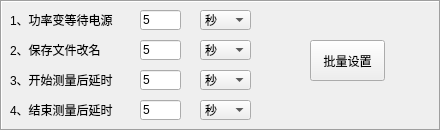
  <widget class="QFrame" name="frame">
   <property name="geometry">
    <rect>
     <x>760</x>
     <y>600</y>
     <width>441</width>
     <height>131</height>
    </rect>
   </property>
   <property name="frameShape">
    <enum>QFrame::Box</enum>
   </property>
   <property name="frameShadow">
    <enum>QFrame::Sunken</enum>
   </property>
   <widget class="QLineEdit" name="lE_time_3">
    <property name="geometry">
     <rect>
      <x>140</x>
      <y>70</y>
      <width>41</width>
      <height>20</height>
     </rect>
    </property>
    <property name="text">
     <string>5</string>
    </property>
   </widget>
   <widget class="QLabel" name="label_26">
    <property name="geometry">
     <rect>
      <x>10</x>
      <y>10</y>
      <width>110</width>
      <height>20</height>
     </rect>
    </property>
    <property name="text">
     <string>1、功率变等待电源</string>
    </property>
   </widget>
   <widget class="QComboBox" name="cB_time_unit_4">
    <property name="geometry">
     <rect>
      <x>200</x>
      <y>100</y>
      <width>51</width>
      <height>20</height>
     </rect>
    </property>
    <item>
     <property name="text">
      <string>秒</string>
     </property>
    </item>
    <item>
     <property name="text">
      <string>分钟</string>
     </property>
    </item>
    <item>
     <property name="text">
      <string>毫秒</string>
     </property>
    </item>
   </widget>
   <widget class="QLabel" name="label_25">
    <property name="geometry">
     <rect>
      <x>10</x>
      <y>70</y>
      <width>111</width>
      <height>20</height>
     </rect>
    </property>
    <property name="text">
     <string>3、开始测量后延时</string>
    </property>
   </widget>
   <widget class="QComboBox" name="cB_time_unit_3">
    <property name="geometry">
     <rect>
      <x>200</x>
      <y>70</y>
      <width>51</width>
      <height>20</height>
     </rect>
    </property>
    <item>
     <property name="text">
      <string>秒</string>
     </property>
    </item>
    <item>
     <property name="text">
      <string>分钟</string>
     </property>
    </item>
    <item>
     <property name="text">
      <string>毫秒</string>
     </property>
    </item>
   </widget>
   <widget class="QLabel" name="label_32">
    <property name="geometry">
     <rect>
      <x>10</x>
      <y>100</y>
      <width>111</width>
      <height>20</height>
     </rect>
    </property>
    <property name="text">
     <string>4、结束测量后延时</string>
    </property>
   </widget>
   <widget class="QLineEdit" name="lE_time_1">
    <property name="geometry">
     <rect>
      <x>140</x>
      <y>10</y>
      <width>41</width>
      <height>20</height>
     </rect>
    </property>
    <property name="text">
     <string>5</string>
    </property>
   </widget>
   <widget class="QLabel" name="label_31">
    <property name="geometry">
     <rect>
      <x>10</x>
      <y>40</y>
      <width>111</width>
      <height>20</height>
     </rect>
    </property>
    <property name="text">
     <string>2、保存文件改名</string>
    </property>
   </widget>
   <widget class="QLineEdit" name="lE_time_4">
    <property name="geometry">
     <rect>
      <x>140</x>
      <y>100</y>
      <width>41</width>
      <height>20</height>
     </rect>
    </property>
    <property name="text">
     <string>5</string>
    </property>
   </widget>
   <widget class="QPushButton" name="btn_set_batch_time">
    <property name="geometry">
     <rect>
      <x>310</x>
      <y>40</y>
      <width>75</width>
      <height>41</height>
     </rect>
    </property>
    <property name="text">
     <string>批量设置</string>
    </property>
   </widget>
   <widget class="QComboBox" name="cB_time_unit_1">
    <property name="geometry">
     <rect>
      <x>200</x>
      <y>10</y>
      <width>51</width>
      <height>20</height>
     </rect>
    </property>
    <item>
     <property name="text">
      <string>秒</string>
     </property>
    </item>
    <item>
     <property name="text">
      <string>分钟</string>
     </property>
    </item>
    <item>
     <property name="text">
      <string>毫秒</string>
     </property>
    </item>
   </widget>
   <widget class="QLineEdit" name="lE_time_2">
    <property name="geometry">
     <rect>
      <x>140</x>
      <y>40</y>
      <width>41</width>
      <height>20</height>
     </rect>
    </property>
    <property name="text">
     <string>5</string>
    </property>
   </widget>
   <widget class="QComboBox" name="cB_time_unit_2">
    <property name="geometry">
     <rect>
      <x>200</x>
      <y>40</y>
      <width>51</width>
      <height>20</height>
     </rect>
    </property>
    <item>
     <property name="text">
      <string>秒</string>
     </property>
    </item>
    <item>
     <property name="text">
      <string>分钟</string>
     </property>
    </item>
    <item>
     <property name="text">
      <string>毫秒</string>
     </property>
    </item>
   </widget>
  </widget>
